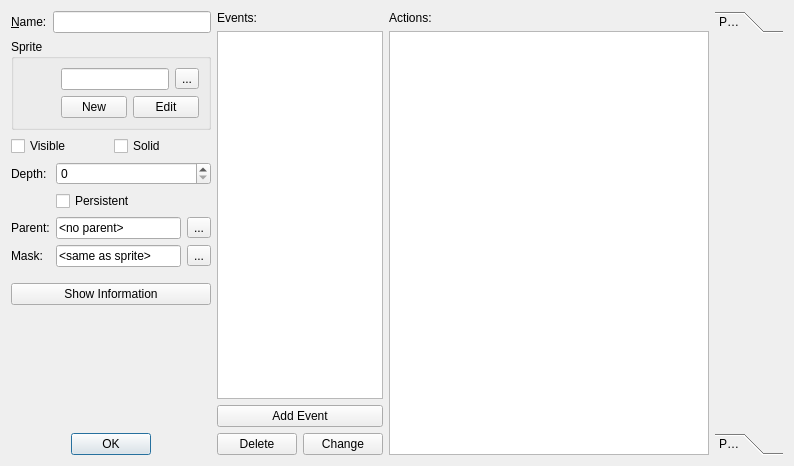
<?xml version="1.0" encoding="UTF-8"?>
<ui version="4.0">
 <class>ObjectPropertiesDialog</class>
 <widget class="QDialog" name="ObjectPropertiesDialog">
  <property name="geometry">
   <rect>
    <x>0</x>
    <y>0</y>
    <width>794</width>
    <height>466</height>
   </rect>
  </property>
  <property name="windowTitle">
   <string>Object Properties</string>
  </property>
  <property name="windowIcon">
   <iconset resource="../resources.qrc">
    <normaloff>:/qtgameengine/icons/object-file.png</normaloff>:/qtgameengine/icons/object-file.png</iconset>
  </property>
  <layout class="QHBoxLayout" name="horizontalLayout_4" stretch="0,0,1,0">
   <item>
    <layout class="QVBoxLayout" name="verticalLayout">
     <item>
      <layout class="QFormLayout" name="formLayout">
       <item row="0" column="0">
        <widget class="QLabel" name="labelName">
         <property name="text">
          <string>&amp;Name:</string>
         </property>
         <property name="buddy">
          <cstring>lineEditName</cstring>
         </property>
        </widget>
       </item>
       <item row="0" column="1">
        <widget class="QLineEdit" name="lineEditName">
         <property name="sizePolicy">
          <sizepolicy hsizetype="Ignored" vsizetype="Fixed">
           <horstretch>0</horstretch>
           <verstretch>0</verstretch>
          </sizepolicy>
         </property>
         <property name="toolTip">
          <string>The name of the object</string>
         </property>
        </widget>
       </item>
      </layout>
     </item>
     <item>
      <widget class="QGroupBox" name="groupBoxSprite">
       <property name="title">
        <string>Sprite</string>
       </property>
       <layout class="QHBoxLayout" name="horizontalLayout_6">
        <item>
         <widget class="QLabel" name="labelSpritePreview">
          <property name="minimumSize">
           <size>
            <width>32</width>
            <height>0</height>
           </size>
          </property>
          <property name="maximumSize">
           <size>
            <width>32</width>
            <height>16777215</height>
           </size>
          </property>
          <property name="alignment">
           <set>Qt::AlignLeading|Qt::AlignLeft|Qt::AlignTop</set>
          </property>
         </widget>
        </item>
        <item>
         <layout class="QVBoxLayout" name="verticalLayout_4">
          <item>
           <layout class="QHBoxLayout" name="horizontalLayout_7">
            <item>
             <widget class="QLineEdit" name="lineEditSprite">
              <property name="toolTip">
               <string>The sprite used to represent the object</string>
              </property>
              <property name="readOnly">
               <bool>true</bool>
              </property>
             </widget>
            </item>
            <item>
             <widget class="QToolButton" name="toolButtonSprite">
              <property name="text">
               <string>...</string>
              </property>
              <property name="popupMode">
               <enum>QToolButton::InstantPopup</enum>
              </property>
             </widget>
            </item>
           </layout>
          </item>
          <item>
           <layout class="QHBoxLayout" name="horizontalLayout_8">
            <item>
             <widget class="QPushButton" name="pushButtonNewSprite">
              <property name="sizePolicy">
               <sizepolicy hsizetype="Ignored" vsizetype="Fixed">
                <horstretch>0</horstretch>
                <verstretch>0</verstretch>
               </sizepolicy>
              </property>
              <property name="toolTip">
               <string>Create a new sprite for this object</string>
              </property>
              <property name="text">
               <string>New</string>
              </property>
             </widget>
            </item>
            <item>
             <widget class="QPushButton" name="pushButtonEditSprite">
              <property name="sizePolicy">
               <sizepolicy hsizetype="Ignored" vsizetype="Fixed">
                <horstretch>0</horstretch>
                <verstretch>0</verstretch>
               </sizepolicy>
              </property>
              <property name="toolTip">
               <string>Edit the sprite for this object</string>
              </property>
              <property name="text">
               <string>Edit</string>
              </property>
             </widget>
            </item>
           </layout>
          </item>
         </layout>
        </item>
       </layout>
      </widget>
     </item>
     <item>
      <layout class="QHBoxLayout" name="horizontalLayout">
       <item>
        <widget class="QCheckBox" name="checkBoxVisible">
         <property name="toolTip">
          <string>Whether the object is visible</string>
         </property>
         <property name="text">
          <string>Visible</string>
         </property>
        </widget>
       </item>
       <item>
        <widget class="QCheckBox" name="checkBoxSolid">
         <property name="toolTip">
          <string>Whether the object is solid</string>
         </property>
         <property name="text">
          <string>Solid</string>
         </property>
        </widget>
       </item>
      </layout>
     </item>
     <item>
      <layout class="QFormLayout" name="formLayout_2">
       <item row="0" column="0">
        <widget class="QLabel" name="labelDepth">
         <property name="text">
          <string>Depth:</string>
         </property>
         <property name="buddy">
          <cstring>spinBoxDepth</cstring>
         </property>
        </widget>
       </item>
       <item row="0" column="1">
        <widget class="QSpinBox" name="spinBoxDepth">
         <property name="sizePolicy">
          <sizepolicy hsizetype="Ignored" vsizetype="Fixed">
           <horstretch>0</horstretch>
           <verstretch>0</verstretch>
          </sizepolicy>
         </property>
         <property name="toolTip">
          <string>The depth at which the object is drawn</string>
         </property>
        </widget>
       </item>
       <item row="1" column="1">
        <widget class="QCheckBox" name="checkBoxPersistent">
         <property name="toolTip">
          <string>Wheter the object is persistent between rooms</string>
         </property>
         <property name="text">
          <string>Persistent</string>
         </property>
        </widget>
       </item>
       <item row="2" column="0">
        <widget class="QLabel" name="labelParent">
         <property name="text">
          <string>Parent:</string>
         </property>
         <property name="buddy">
          <cstring>lineEditParent</cstring>
         </property>
        </widget>
       </item>
       <item row="2" column="1">
        <layout class="QHBoxLayout" name="horizontalLayout_2">
         <item>
          <widget class="QLineEdit" name="lineEditParent">
           <property name="sizePolicy">
            <sizepolicy hsizetype="Ignored" vsizetype="Fixed">
             <horstretch>0</horstretch>
             <verstretch>0</verstretch>
            </sizepolicy>
           </property>
           <property name="toolTip">
            <string>The parent from which events and actions are</string>
           </property>
           <property name="text">
            <string>&lt;no parent&gt;</string>
           </property>
          </widget>
         </item>
         <item>
          <widget class="QToolButton" name="toolButtonParent">
           <property name="text">
            <string>...</string>
           </property>
          </widget>
         </item>
        </layout>
       </item>
       <item row="3" column="1">
        <layout class="QHBoxLayout" name="horizontalLayout_3">
         <item>
          <widget class="QLineEdit" name="lineEditMask">
           <property name="sizePolicy">
            <sizepolicy hsizetype="Ignored" vsizetype="Fixed">
             <horstretch>0</horstretch>
             <verstretch>0</verstretch>
            </sizepolicy>
           </property>
           <property name="toolTip">
            <string>The image used as a collision mask for the object</string>
           </property>
           <property name="text">
            <string>&lt;same as sprite&gt;</string>
           </property>
          </widget>
         </item>
         <item>
          <widget class="QToolButton" name="toolButtonMask">
           <property name="text">
            <string>...</string>
           </property>
          </widget>
         </item>
        </layout>
       </item>
       <item row="3" column="0">
        <widget class="QLabel" name="labelMask">
         <property name="text">
          <string>Mask:</string>
         </property>
         <property name="buddy">
          <cstring>lineEditMask</cstring>
         </property>
        </widget>
       </item>
      </layout>
     </item>
     <item>
      <spacer name="verticalSpacer_2">
       <property name="orientation">
        <enum>Qt::Vertical</enum>
       </property>
       <property name="sizeType">
        <enum>QSizePolicy::Minimum</enum>
       </property>
       <property name="sizeHint" stdset="0">
        <size>
         <width>20</width>
         <height>10</height>
        </size>
       </property>
      </spacer>
     </item>
     <item>
      <widget class="QPushButton" name="pushButtonShowInformation">
       <property name="sizePolicy">
        <sizepolicy hsizetype="Ignored" vsizetype="Fixed">
         <horstretch>0</horstretch>
         <verstretch>0</verstretch>
        </sizepolicy>
       </property>
       <property name="toolTip">
        <string>Show the information about the object</string>
       </property>
       <property name="text">
        <string>Show Information</string>
       </property>
       <property name="icon">
        <iconset resource="../resources.qrc">
         <normaloff>:/qtgameengine/icons/info.png</normaloff>:/qtgameengine/icons/info.png</iconset>
       </property>
      </widget>
     </item>
     <item>
      <spacer name="verticalSpacer">
       <property name="orientation">
        <enum>Qt::Vertical</enum>
       </property>
       <property name="sizeHint" stdset="0">
        <size>
         <width>20</width>
         <height>40</height>
        </size>
       </property>
      </spacer>
     </item>
     <item>
      <widget class="QDialogButtonBox" name="buttonBox">
       <property name="standardButtons">
        <set>QDialogButtonBox::Ok</set>
       </property>
       <property name="centerButtons">
        <bool>true</bool>
       </property>
      </widget>
     </item>
    </layout>
   </item>
   <item>
    <layout class="QVBoxLayout" name="verticalLayout_2">
     <item>
      <widget class="QLabel" name="labelEvents">
       <property name="text">
        <string>Events:</string>
       </property>
       <property name="buddy">
        <cstring>listViewEvents</cstring>
       </property>
      </widget>
     </item>
     <item>
      <widget class="QListView" name="listViewEvents">
       <property name="sizePolicy">
        <sizepolicy hsizetype="Ignored" vsizetype="Expanding">
         <horstretch>0</horstretch>
         <verstretch>0</verstretch>
        </sizepolicy>
       </property>
      </widget>
     </item>
     <item>
      <widget class="QPushButton" name="pushButtonAddEvent">
       <property name="toolTip">
        <string>Click here to add another event</string>
       </property>
       <property name="text">
        <string>Add Event</string>
       </property>
      </widget>
     </item>
     <item>
      <layout class="QHBoxLayout" name="horizontalLayout_5">
       <item>
        <widget class="QPushButton" name="pushButtonDeleteEvent">
         <property name="toolTip">
          <string>Delete the currently selected event</string>
         </property>
         <property name="text">
          <string>Delete</string>
         </property>
        </widget>
       </item>
       <item>
        <widget class="QPushButton" name="pushButtonChangeEvent">
         <property name="toolTip">
          <string>Change which event has this behaviour</string>
         </property>
         <property name="text">
          <string>Change</string>
         </property>
        </widget>
       </item>
      </layout>
     </item>
    </layout>
   </item>
   <item>
    <layout class="QVBoxLayout" name="verticalLayout_3">
     <item>
      <widget class="QLabel" name="labelActions">
       <property name="text">
        <string>Actions:</string>
       </property>
       <property name="buddy">
        <cstring>listViewActions</cstring>
       </property>
      </widget>
     </item>
     <item>
      <widget class="QListView" name="listViewActions">
       <property name="toolTip">
        <string>Drag actions here</string>
       </property>
      </widget>
     </item>
    </layout>
   </item>
   <item>
    <widget class="QToolBox" name="toolBox">
     <property name="currentIndex">
      <number>0</number>
     </property>
     <widget class="QWidget" name="page">
      <property name="geometry">
       <rect>
        <x>0</x>
        <y>0</y>
        <width>68</width>
        <height>390</height>
       </rect>
      </property>
      <attribute name="label">
       <string>Page 1</string>
      </attribute>
     </widget>
     <widget class="QWidget" name="page_2">
      <property name="geometry">
       <rect>
        <x>0</x>
        <y>0</y>
        <width>68</width>
        <height>390</height>
       </rect>
      </property>
      <attribute name="label">
       <string>Page 2</string>
      </attribute>
     </widget>
    </widget>
   </item>
  </layout>
 </widget>
 <resources>
  <include location="../resources.qrc"/>
 </resources>
 <connections>
  <connection>
   <sender>buttonBox</sender>
   <signal>accepted()</signal>
   <receiver>ObjectPropertiesDialog</receiver>
   <slot>accept()</slot>
   <hints>
    <hint type="sourcelabel">
     <x>138</x>
     <y>511</y>
    </hint>
    <hint type="destinationlabel">
     <x>423</x>
     <y>266</y>
    </hint>
   </hints>
  </connection>
  <connection>
   <sender>buttonBox</sender>
   <signal>rejected()</signal>
   <receiver>ObjectPropertiesDialog</receiver>
   <slot>reject()</slot>
   <hints>
    <hint type="sourcelabel">
     <x>138</x>
     <y>511</y>
    </hint>
    <hint type="destinationlabel">
     <x>423</x>
     <y>266</y>
    </hint>
   </hints>
  </connection>
 </connections>
</ui>
